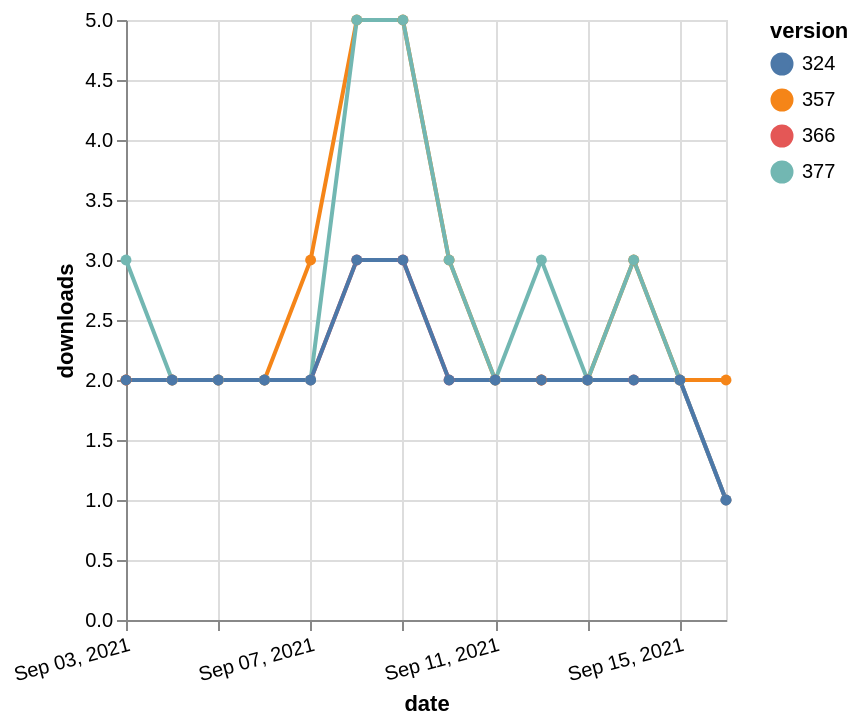

This figure's Vega-Lite source:
### Vega-Lite specification from a JSON file in a GitHub repository (floating-point values rounded to 4 significant figures)
{"$schema": "https://vega.github.io/schema/vega-lite/v5.json", "description": "A simple bar chart with embedded data.", "data": {"values": [{"date": "2021-09-03", "total": 2301, "delta": 2, "version": "366"}, {"date": "2021-09-04", "total": 2303, "delta": 2, "version": "366"}, {"date": "2021-09-05", "total": 2305, "delta": 2, "version": "366"}, {"date": "2021-09-06", "total": 2307, "delta": 2, "version": "366"}, {"date": "2021-09-07", "total": 2309, "delta": 2, "version": "366"}, {"date": "2021-09-08", "total": 2312, "delta": 3, "version": "366"}, {"date": "2021-09-09", "total": 2315, "delta": 3, "version": "366"}, {"date": "2021-09-10", "total": 2317, "delta": 2, "version": "366"}, {"date": "2021-09-11", "total": 2319, "delta": 2, "version": "366"}, {"date": "2021-09-12", "total": 2321, "delta": 2, "version": "366"}, {"date": "2021-09-13", "total": 2323, "delta": 2, "version": "366"}, {"date": "2021-09-14", "total": 2325, "delta": 2, "version": "366"}, {"date": "2021-09-15", "total": 2327, "delta": 2, "version": "366"}, {"date": "2021-09-16", "total": 2328, "delta": 1, "version": "366"}, {"date": "2021-09-03", "total": 2872, "delta": 2, "version": "357"}, {"date": "2021-09-04", "total": 2874, "delta": 2, "version": "357"}, {"date": "2021-09-05", "total": 2876, "delta": 2, "version": "357"}, {"date": "2021-09-06", "total": 2878, "delta": 2, "version": "357"}, {"date": "2021-09-07", "total": 2881, "delta": 3, "version": "357"}, {"date": "2021-09-08", "total": 2886, "delta": 5, "version": "357"}, {"date": "2021-09-09", "total": 2891, "delta": 5, "version": "357"}, {"date": "2021-09-10", "total": 2894, "delta": 3, "version": "357"}, {"date": "2021-09-11", "total": 2896, "delta": 2, "version": "357"}, {"date": "2021-09-12", "total": 2898, "delta": 2, "version": "357"}, {"date": "2021-09-13", "total": 2900, "delta": 2, "version": "357"}, {"date": "2021-09-14", "total": 2903, "delta": 3, "version": "357"}, {"date": "2021-09-15", "total": 2905, "delta": 2, "version": "357"}, {"date": "2021-09-16", "total": 2907, "delta": 2, "version": "357"}, {"date": "2021-09-03", "total": 2128, "delta": 3, "version": "377"}, {"date": "2021-09-04", "total": 2130, "delta": 2, "version": "377"}, {"date": "2021-09-05", "total": 2132, "delta": 2, "version": "377"}, {"date": "2021-09-06", "total": 2134, "delta": 2, "version": "377"}, {"date": "2021-09-07", "total": 2136, "delta": 2, "version": "377"}, {"date": "2021-09-08", "total": 2141, "delta": 5, "version": "377"}, {"date": "2021-09-09", "total": 2146, "delta": 5, "version": "377"}, {"date": "2021-09-10", "total": 2149, "delta": 3, "version": "377"}, {"date": "2021-09-11", "total": 2151, "delta": 2, "version": "377"}, {"date": "2021-09-12", "total": 2154, "delta": 3, "version": "377"}, {"date": "2021-09-13", "total": 2156, "delta": 2, "version": "377"}, {"date": "2021-09-14", "total": 2159, "delta": 3, "version": "377"}, {"date": "2021-09-15", "total": 2161, "delta": 2, "version": "377"}, {"date": "2021-09-16", "total": 2162, "delta": 1, "version": "377"}, {"date": "2021-09-03", "total": 2567, "delta": 2, "version": "324"}, {"date": "2021-09-04", "total": 2569, "delta": 2, "version": "324"}, {"date": "2021-09-05", "total": 2571, "delta": 2, "version": "324"}, {"date": "2021-09-06", "total": 2573, "delta": 2, "version": "324"}, {"date": "2021-09-07", "total": 2575, "delta": 2, "version": "324"}, {"date": "2021-09-08", "total": 2578, "delta": 3, "version": "324"}, {"date": "2021-09-09", "total": 2581, "delta": 3, "version": "324"}, {"date": "2021-09-10", "total": 2583, "delta": 2, "version": "324"}, {"date": "2021-09-11", "total": 2585, "delta": 2, "version": "324"}, {"date": "2021-09-12", "total": 2587, "delta": 2, "version": "324"}, {"date": "2021-09-13", "total": 2589, "delta": 2, "version": "324"}, {"date": "2021-09-14", "total": 2591, "delta": 2, "version": "324"}, {"date": "2021-09-15", "total": 2593, "delta": 2, "version": "324"}, {"date": "2021-09-16", "total": 2594, "delta": 1, "version": "324"}]}, "width": "container", "mark": {"type": "line", "point": {"filled": true}}, "encoding": {"x": {"field": "date", "type": "temporal", "timeUnit": "yearmonthdate", "title": "date", "axis": {"labelAngle": -15}}, "y": {"field": "delta", "type": "quantitative", "title": "downloads"}, "color": {"field": "version", "type": "nominal"}, "tooltip": {"field": "delta"}}}
